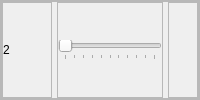
                              <widget class="QFrame" name="White2_Frame">
                               <property name="frameShape">
                                <enum>QFrame::StyledPanel</enum>
                               </property>
                               <property name="frameShadow">
                                <enum>QFrame::Raised</enum>
                               </property>
                               <layout class="QHBoxLayout" name="horizontalLayout_51">
                                <property name="spacing">
                                 <number>0</number>
                                </property>
                                <property name="leftMargin">
                                 <number>0</number>
                                </property>
                                <property name="topMargin">
                                 <number>0</number>
                                </property>
                                <property name="rightMargin">
                                 <number>0</number>
                                </property>
                                <property name="bottomMargin">
                                 <number>0</number>
                                </property>
                                <item>
                                 <widget class="QFrame" name="White2_frame">
                                  <property name="frameShape">
                                   <enum>QFrame::StyledPanel</enum>
                                  </property>
                                  <property name="frameShadow">
                                   <enum>QFrame::Raised</enum>
                                  </property>
                                  <layout class="QHBoxLayout" name="horizontalLayout_40">
                                   <property name="spacing">
                                    <number>5</number>
                                   </property>
                                   <property name="leftMargin">
                                    <number>0</number>
                                   </property>
                                   <property name="topMargin">
                                    <number>0</number>
                                   </property>
                                   <property name="rightMargin">
                                    <number>0</number>
                                   </property>
                                   <property name="bottomMargin">
                                    <number>0</number>
                                   </property>
                                   <item>
                                    <widget class="QFrame" name="White2_Display_frame">
                                     <property name="minimumSize">
                                      <size>
                                       <width>50</width>
                                       <height>0</height>
                                      </size>
                                     </property>
                                     <property name="maximumSize">
                                      <size>
                                       <width>50</width>
                                       <height>16777215</height>
                                      </size>
                                     </property>
                                     <property name="frameShape">
                                      <enum>QFrame::StyledPanel</enum>
                                     </property>
                                     <property name="frameShadow">
                                      <enum>QFrame::Raised</enum>
                                     </property>
                                     <layout class="QHBoxLayout" name="White2_toggleButton_layout">
                                      <property name="spacing">
                                       <number>0</number>
                                      </property>
                                      <property name="leftMargin">
                                       <number>0</number>
                                      </property>
                                      <property name="topMargin">
                                       <number>0</number>
                                      </property>
                                      <property name="rightMargin">
                                       <number>0</number>
                                      </property>
                                      <property name="bottomMargin">
                                       <number>0</number>
                                      </property>
                                      <item>
                                       <widget class="QLabel" name="White2_label">
                                        <property name="maximumSize">
                                         <size>
                                          <width>125</width>
                                          <height>16777215</height>
                                         </size>
                                        </property>
                                        <property name="text">
                                         <string>2</string>
                                        </property>
                                        <property name="alignment">
                                         <set>Qt::AlignLeading|Qt::AlignLeft|Qt::AlignVCenter</set>
                                        </property>
                                       </widget>
                                      </item>
                                     </layout>
                                    </widget>
                                   </item>
                                   <item>
                                    <widget class="QFrame" name="White2_Slider_frame">
                                     <property name="maximumSize">
                                      <size>
                                       <width>225</width>
                                       <height>16777215</height>
                                      </size>
                                     </property>
                                     <property name="frameShape">
                                      <enum>QFrame::StyledPanel</enum>
                                     </property>
                                     <property name="frameShadow">
                                      <enum>QFrame::Raised</enum>
                                     </property>
                                     <layout class="QHBoxLayout" name="horizontalLayout_41">
                                      <property name="spacing">
                                       <number>0</number>
                                      </property>
                                      <property name="leftMargin">
                                       <number>0</number>
                                      </property>
                                      <property name="topMargin">
                                       <number>0</number>
                                      </property>
                                      <property name="rightMargin">
                                       <number>0</number>
                                      </property>
                                      <property name="bottomMargin">
                                       <number>0</number>
                                      </property>
                                      <item>
                                       <widget class="QSlider" name="White2_Slider">
                                        <property name="maximum">
                                         <number>100</number>
                                        </property>
                                        <property name="sliderPosition">
                                         <number>0</number>
                                        </property>
                                        <property name="orientation">
                                         <enum>Qt::Horizontal</enum>
                                        </property>
                                        <property name="tickPosition">
                                         <enum>QSlider::TicksBelow</enum>
                                        </property>
                                        <property name="tickInterval">
                                         <number>10</number>
                                        </property>
                                       </widget>
                                      </item>
                                     </layout>
                                    </widget>
                                   </item>
                                   <item>
                                    <widget class="QFrame" name="White2_value_frame">
                                     <property name="minimumSize">
                                      <size>
                                       <width>30</width>
                                       <height>0</height>
                                      </size>
                                     </property>
                                     <property name="maximumSize">
                                      <size>
                                       <width>30</width>
                                       <height>16777215</height>
                                      </size>
                                     </property>
                                     <property name="frameShape">
                                      <enum>QFrame::StyledPanel</enum>
                                     </property>
                                     <property name="frameShadow">
                                      <enum>QFrame::Raised</enum>
                                     </property>
                                     <layout class="QHBoxLayout" name="horizontalLayout_29">
                                      <property name="spacing">
                                       <number>0</number>
                                      </property>
                                      <property name="leftMargin">
                                       <number>0</number>
                                      </property>
                                      <property name="topMargin">
                                       <number>0</number>
                                      </property>
                                      <property name="rightMargin">
                                       <number>0</number>
                                      </property>
                                      <property name="bottomMargin">
                                       <number>0</number>
                                      </property>
                                      <item>
                                       <widget class="QLabel" name="White2_Value">
                                        <property name="minimumSize">
                                         <size>
                                          <width>0</width>
                                          <height>0</height>
                                         </size>
                                        </property>
                                        <property name="maximumSize">
                                         <size>
                                          <width>16777215</width>
                                          <height>16777215</height>
                                         </size>
                                        </property>
                                        <property name="text">
                                         <string/>
                                        </property>
                                        <property name="alignment">
                                         <set>Qt::AlignCenter</set>
                                        </property>
                                       </widget>
                                      </item>
                                     </layout>
                                    </widget>
                                   </item>
                                  </layout>
                                 </widget>
                                </item>
                               </layout>
                              </widget>
